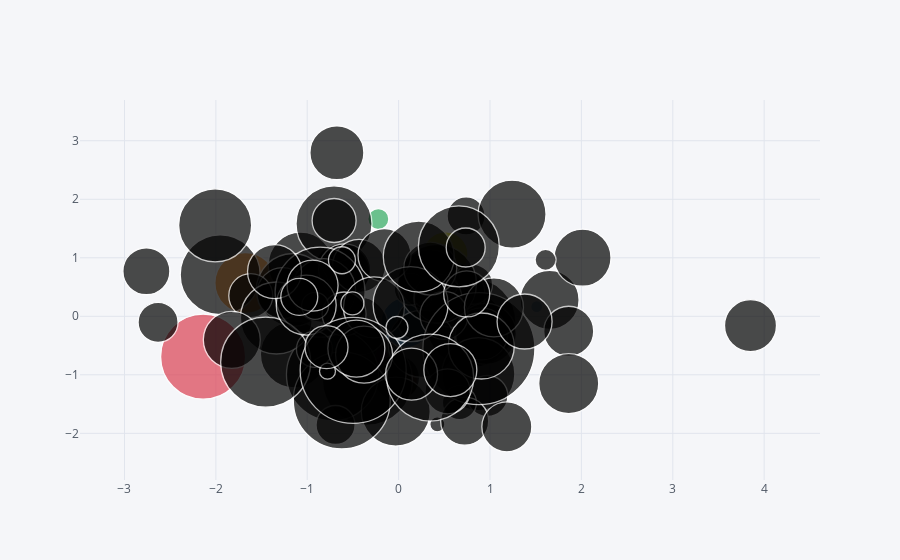

Notebook code cell kept with this figure:
### Markdown cell above
## Bolha

### Code cell
df.iplot(kind='bubble',x='A',y='B',size='C')
